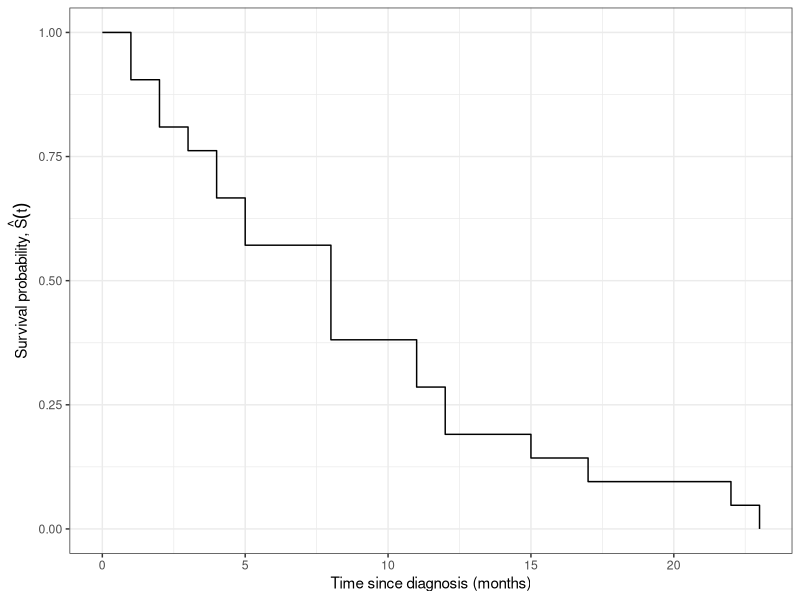

Write the R code that produced this figure.
## ---- chunk 1
#| code-fold: true

library(KMsurv)
library(dplyr)
data(drug6mp)

placebo_times <- drug6mp$t1
emp_cdf <- ecdf(placebo_times)

placebo_surv <-
  tibble(t = sort(unique(placebo_times))) |>
  mutate(
    `n with time > t` = purrr::map_int(t, \(time) sum(placebo_times > time)),
    `S-hat(t)` = 1 - emp_cdf(t)
  )

placebo_surv
## ---- chunk 2
#| code-fold: true

library(ggplot2)

placebo_surv_plot <-
  placebo_surv |>
  select(t, `S-hat(t)`) |>
  add_row(t = 0, `S-hat(t)` = 1, .before = 1)

ggplot(placebo_surv_plot) +
  aes(x = t, y = `S-hat(t)`) +
  geom_step(direction = "hv") +
  expand_limits(y = c(0, 1)) +
  xlab("Time since diagnosis (months)") +
  ylab(expression("Survival probability, " * hat(S)(t))) +
  theme_bw()
